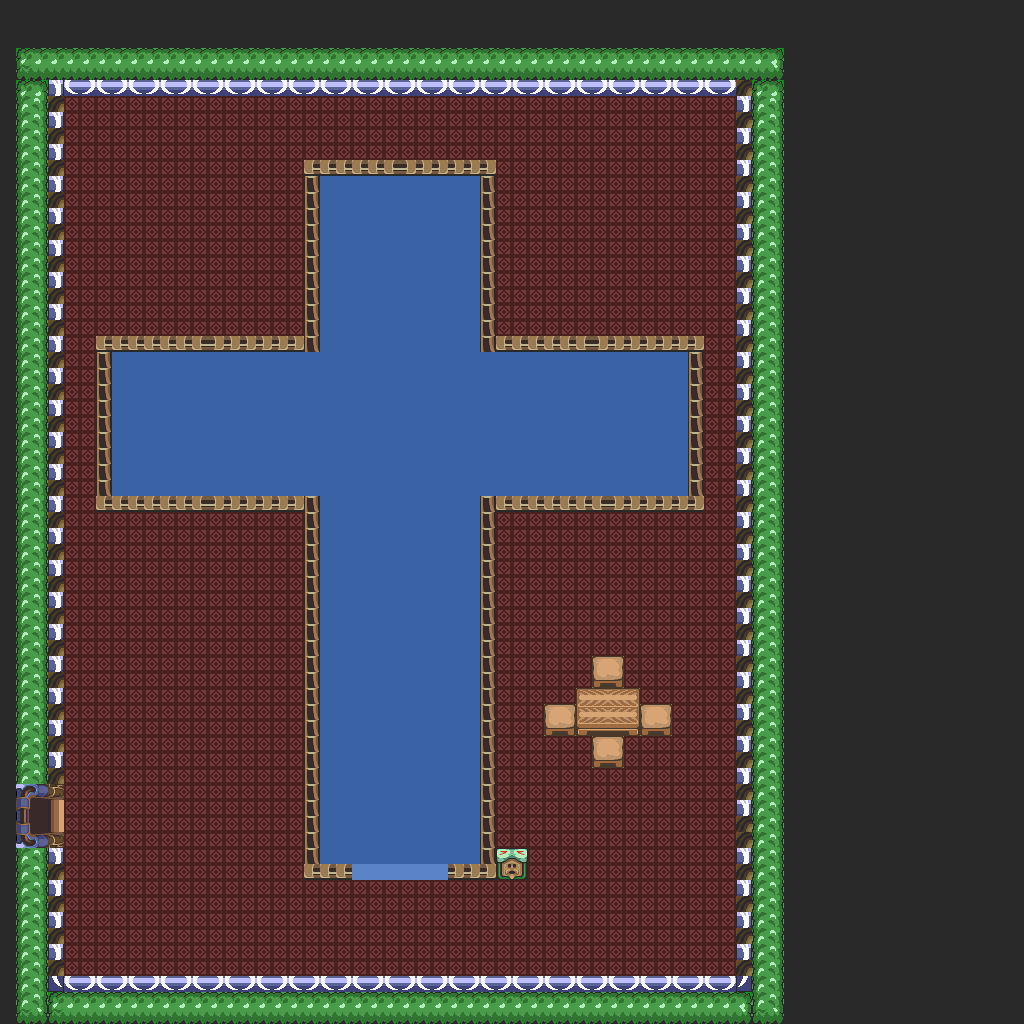

A 2D game scene composited from a Tiled map and its tileset images. What follows is a short description and the map's XML, with each tile layer's data collapsed to a summary:
An orthogonal 64x64 tile map with 16x16 px tiles, 1 tile layer (base), 2 hidden layers not drawn and 4 objects.

<map version="1.10" tiledversion="1.12.1" orientation="orthogonal" renderorder="right-down" width="64" height="64" tilewidth="16" tileheight="16" infinite="0" nextlayerid="4" nextobjectid="5">
 <tileset firstgid="1" source="../classiciphone_pics4.tsx" />
 <layer id="1" name="base" width="64" height="64">
  <data>[4096 cells, 4096 non-empty, 51 distinct tile ids]</data>
 </layer>
 <layer id="2" name="collision" width="64" height="64" visible="0">
  <properties><property name="collision" value="true" /></properties>
  <data>[4096 cells, 1954 non-empty, 1 distinct tile ids]</data>
 </layer>
 <layer id="3" name="water" width="64" height="64" visible="0">
  <properties><property name="terrain" value="water" /></properties>
  <data>[4096 cells, 670 non-empty, 1 distinct tile ids]</data>
 </layer>
 <objectgroup id="4" name="npcs">
  <object id="1" x="320.0" y="816.0" width="16" height="16">
   <properties>
    <property name="script" type="string">-- Auto-converted from GraalScript
-- [CLIENT-SIDE — server no-op]
-- function onPlayerTouchsMe() {
-- player.fullheal();
-- }</property>
   </properties>
  </object>
  <object id="2" x="352.0" y="816.0" width="16" height="16">
   <properties>
    <property name="script" type="string">-- Auto-converted from GraalScript
-- [CLIENT-SIDE — server no-op]
-- function onPlayerTouchsMe() {
-- player.fullheal();
-- }</property>
   </properties>
  </object>
  <object id="3" x="384.0" y="816.0" width="16" height="16">
   <properties>
    <property name="script" type="string">-- Auto-converted from GraalScript
-- [CLIENT-SIDE — server no-op]
-- function onPlayerTouchsMe() {
-- player.fullheal();
-- }</property>
   </properties>
  </object>
  <object id="4" x="416.0" y="816.0" width="16" height="16">
   <properties>
    <property name="script" type="string">-- Auto-converted from GraalScript
-- [CLIENT-SIDE — server no-op]
-- function onPlayerTouchsMe() {
-- player.fullheal();
-- }</property>
   </properties>
  </object>
 </objectgroup>
</map>
